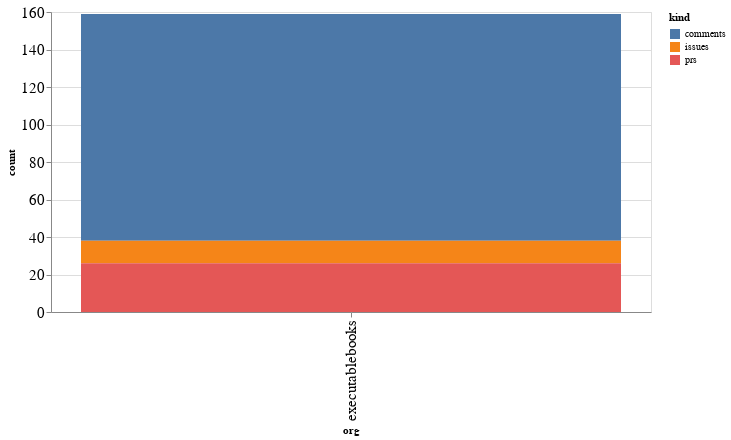

Notebook cell for this chart:
### Code cell
alt.Chart(org_summaries, width=600).mark_bar().encode(
    x='org',
    y='count',
    color='kind',
    tooltip="org"
)

### Figure 1 — Vega-Lite specification as saved in the notebook (floating-point values rounded to 4 significant figures)
{"config": {"axisLeft": {"labelFontSize": 15}, "axisBottom": {"labelFontSize": 15}}, "data": {"name": "data-3028de2dc04b80fcc8dec6e3433b267d"}, "mark": "bar", "encoding": {"color": {"type": "nominal", "field": "kind"}, "tooltip": {"type": "nominal", "field": "org"}, "x": {"type": "nominal", "field": "org"}, "y": {"type": "quantitative", "field": "count"}}, "width": 600, "$schema": "https://vega.github.io/schema/vega-lite/v4.8.1.json", "datasets": {"data-3028de2dc04b80fcc8dec6e3433b267d": [{"org": "executablebooks", "kind": "comments", "count": 121}, {"org": "executablebooks", "kind": "issues", "count": 12}, {"org": "executablebooks", "kind": "prs", "count": 26}]}}
